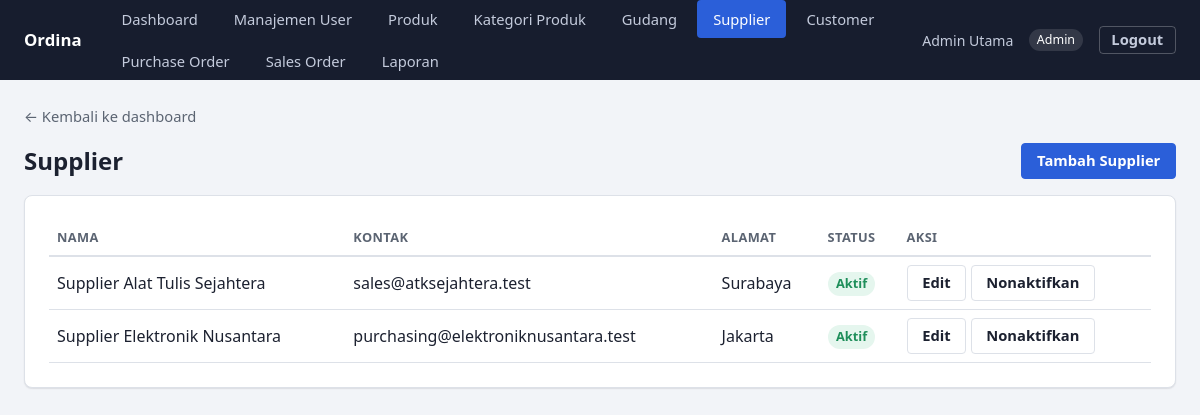
Screenshot of /suppliers (signed in) with the database file from the repository.
### tables this page shows
CREATE TABLE IF NOT EXISTS suppliers (
    id INT UNSIGNED AUTO_INCREMENT PRIMARY KEY,
    name VARCHAR(150) NOT NULL,
    contact VARCHAR(150) NULL,
    address VARCHAR(255) NULL,
    is_active TINYINT(1) NOT NULL DEFAULT 1
);

### app/Core/View.php (called while the page is built, shortened)
<?php
final class View
{
    public static function render(string $view, array $data = [], int $status = 200): void
    {
        extract($data);
        require __DIR__ . "/../../views/{$view}.php";
        require __DIR__ . '/../../views/layouts/app.php';
    }
}

### app/Core/Controller.php (called while the page is built, shortened)
<?php
abstract class Controller
{
    protected function view(string $view, array $data = []): void
    {
        View::render($view, $data);
    }
}

### app/Controller/SupplierController.php (called while the page is built, shortened)
<?php
final class SupplierController extends Controller
{
    public function index(): void
    {
        $this->view('suppliers/index', [
            'title' => 'Supplier',
            'suppliers' => $this->service()->list(),
            'success' => Session::pullFlash('success'),
        ]);
    }
    private function service(): SupplierService
    {
        return new SupplierService(new MysqlSupplierRepository(Database::connection()));
    }
}

### public/index.php (called while the page is built, shortened)
<?php
$router = new Router();
$method = $_SERVER['REQUEST_METHOD'] ?? 'GET';
$path = (string) (parse_url($_SERVER['REQUEST_URI'] ?? '/', PHP_URL_PATH) ?: '/');
try {
    $router->dispatch($method, $path);
} catch (UnauthenticatedException) {
    header('Location: /login');
} catch (AuthorizationException | ForbiddenOperationException) {
    View::render('errors/403', ['title' => '403 - Akses Ditolak'], 403);
} catch (NotFoundException) {
    View::render('errors/404', ['title' => '404 - Tidak Ditemukan'], 404);
} catch (\Throwable $e) {
    error_log((string) $e);
    View::render('errors/500', ['title' => '500 - Kesalahan Server'], 500);
}

### app/Repository/Mysql/MysqlSupplierRepository.php (called while the page is built, shortened)
<?php
final class MysqlSupplierRepository implements SupplierRepositoryInterface
{
    public function findAll(): array
    {
        $stmt = $this->connection->query('SELECT * FROM suppliers ORDER BY name');
        return array_map(Supplier::fromArray(...), $stmt->fetchAll());
    }
}

### app/Service/SupplierService.php (called while the page is built, shortened)
<?php
final class SupplierService
{
    public function list(): array
    {
        return $this->suppliers->findAll();
    }
}

### views/suppliers/index.php (the view, shortened to what this page needs)
<a href="/dashboard" class="back-link">&larr; Kembali ke dashboard</a>
<div class="toolbar">
    <h1 style="margin:0;">Supplier</h1>
    <a href="/suppliers/create" class="btn">Tambah Supplier</a>
</div>
<div class="card">
<div class="table-scroll">
<table>
    <thead>
        <tr><th>Nama</th><th>Kontak</th><th>Alamat</th><th>Status</th><th>Aksi</th></tr>
    </thead>
    <tbody>
    <?php foreach ($suppliers as $supplier): ?>
        <tr>
            <td data-label="Nama"><?= htmlspecialchars($supplier->name, ENT_QUOTES) ?></td>
            <td data-label="Kontak"><?= htmlspecialchars($supplier->contact ?? '-', ENT_QUOTES) ?></td>
            <td data-label="Alamat"><?= htmlspecialchars($supplier->address ?? '-', ENT_QUOTES) ?></td>
            <td data-label="Status">
                <span class="badge <?= $supplier->isActive ? 'badge-success' : 'badge-muted' ?>">
                    <?= $supplier->isActive ? 'Aktif' : 'Nonaktif' ?>
                </span>
            </td>
            <td data-label="Aksi">
                <a href="/suppliers/<?= (int) $supplier->id ?>/edit" class="btn btn-secondary">Edit</a>
                <form method="post" action="/suppliers/<?= (int) $supplier->id ?>/toggle-active" style="display:inline;">
                    <button type="submit" class="btn-secondary"><?= $supplier->isActive ? 'Nonaktifkan' : 'Aktifkan' ?></button>
                </form>
            </td>
        </tr>
    <?php endforeach; ?>
    </tbody>
</table>
</div>
</div>

### app/Core/Router.php (shortened to what this page needs)
<?php
final class Router
{
    private array $routes = [];
    private function add(string $method, string $path, array $handler): void
    {
        $this->routes[$method][] = [
            'pattern' => $this->toPattern($path),
            'handler' => $handler,
        ];
    }
    private function toPattern(string $path): string
    {
        $pattern = preg_replace('#\{(\w+)\}#', '(?P<$1>[^/]+)', $path);
        return '#^' . $pattern . '$#';
    }
    public function dispatch(string $method, string $path): void
    {
        foreach ($this->routes[$method] ?? [] as $route) {
            if (preg_match($route['pattern'], $path, $matches) === 1) {
                $params = array_filter($matches, fn ($key) => !is_int($key), ARRAY_FILTER_USE_KEY);
                [$controllerClass, $action] = $route['handler'];
                (new $controllerClass())->$action($params);
                return;
            }
        }
    }
}

### public/assets/css/app.css (style rules this page uses)
:root { --color-bg: #f2f4f8; --color-surface: #ffffff; --color-surface-muted: #f7f8fa; --color-text: #1c2130; --color-text-muted: #5b6472; --color-border: #dde1e8; --color-primary: #2b5fd9; --color-primary-hover: #234ead; --color-primary-soft: #e8eefd; --color-success: #1e8e5a; --color-success-soft: #e5f6ee; --color-danger: #c0392b; --color-danger-soft: #fbe9e7; --color-muted-soft: #eceef1; --color-header-bg: #171d2e; --color-header-text: #eef1f8; --space-1: 0.25rem; --space-2: 0.5rem; --space-3: 1rem; --space-4: 1.5rem; --space-5: 2.5rem; --radius: 8px; --radius-sm: 4px; --shadow-card: 0 1px 2px rgba(20, 24, 38, 0.06), 0 1px 1px rgba(20, 24, 38, 0.04); }
* { box-sizing: border-box; }
html { -webkit-text-size-adjust: 100%; }
body { margin: 0; font-family: system-ui, -apple-system, "Segoe UI", sans-serif; background: var(--color-bg); color: var(--color-text); line-height: 1.5; }
h1, h2, h3 { line-height: 1.25; margin: 0 0 var(--space-3); }
h1 { font-size: 1.5rem; }
a { color: var(--color-primary); }
.card { background: var(--color-surface); border: 1px solid var(--color-border); border-radius: var(--radius); box-shadow: var(--shadow-card); padding: var(--space-4); margin-bottom: var(--space-4); }
.back-link { display: inline-block; margin-bottom: var(--space-3); color: var(--color-text-muted); text-decoration: none; font-size: 0.92rem; }
.toolbar { display: flex; justify-content: space-between; align-items: center; flex-wrap: wrap; gap: var(--space-3); margin-bottom: var(--space-3); }
input, select, textarea, button { font: inherit; }
button, .btn { display: inline-flex; align-items: center; gap: 0.4em; background: var(--color-primary); color: #fff; border: 1px solid var(--color-primary); border-radius: var(--radius-sm); padding: 0.55em 1em; cursor: pointer; font-weight: 600; font-size: 0.92rem; text-decoration: none; line-height: 1.2; }
.btn-secondary { background: #fff; color: var(--color-text); border-color: var(--color-border); }
.badge { display: inline-block; padding: 0.2em 0.65em; border-radius: 999px; font-size: 0.8rem; font-weight: 600; white-space: nowrap; }
.badge-success { background: var(--color-success-soft); color: var(--color-success); }
.table-scroll { overflow-x: auto; }
table { width: 100%; border-collapse: collapse; }
th, td { text-align: left; padding: var(--space-2) var(--space-2); border-bottom: 1px solid var(--color-border); vertical-align: middle; }
thead th { color: var(--color-text-muted); font-size: 0.8rem; text-transform: uppercase; letter-spacing: 0.03em; font-weight: 600; border-bottom: 2px solid var(--color-border); }

### rows the page displays
suppliers: name "Supplier Alat Tulis Sejahtera", contact "sales@atksejahtera.test", address "Surabaya", is_active "Aktif"
suppliers: name "Supplier Elektronik Nusantara", contact "purchasing@elektroniknusantara.test", address "Jakarta", is_active "Aktif"

### other values shown
$menu['label'] "Dashboard"
$menu['label'] "Manajemen User"
$menu['label'] "Produk"
$menu['label'] "Kategori Produk"
$menu['label'] "Gudang"
$menu['label'] "Supplier"
$menu['label'] "Customer"
$menu['label'] "Purchase Order"
$menu['label'] "Sales Order"
$menu['label'] "Laporan"
